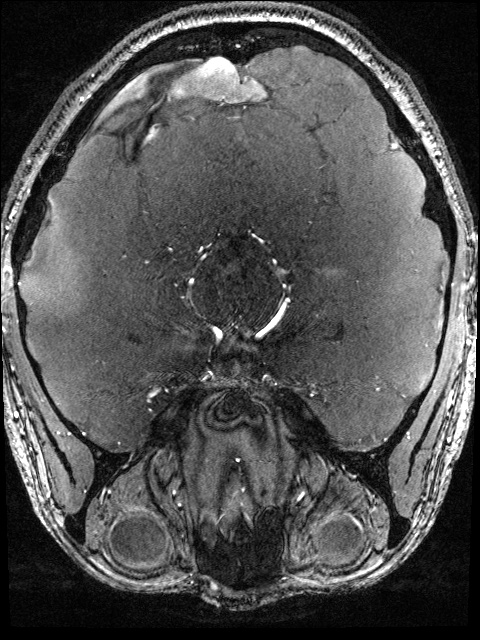
#> input picture a.jpg, 480 x 640 px
$ python joint_histogram.py
#> lines starting #> are read from the running program, lines starting #| are printed output that depends on the picture
# -*- coding: utf-8 -*-
"""
Created on Fri Jun 11 05:12:57 2021

@author: mahsa
"""

from PIL import Image

img = Image.open('a.jpg')
#> img is the input picture: PIL image 480x640 L; min 0, max 255, mean 78.7

img2 = Image.open('b.jpg')
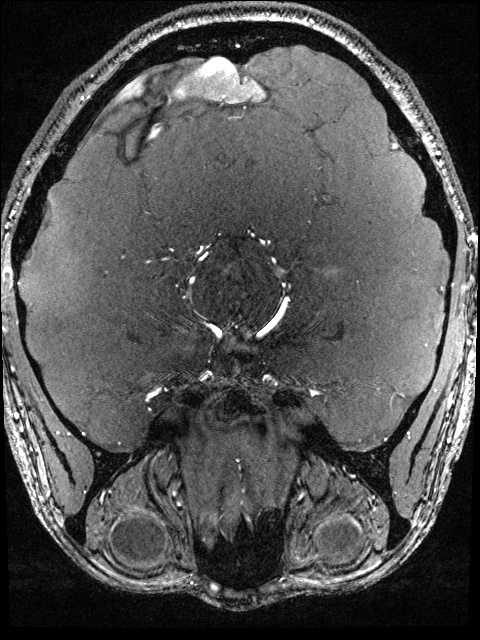
#> input picture b.jpg, 480 x 640 px
#> img2 is the input picture: PIL image 480x640 L; min 0, max 255, mean 78.7

# images of size n x p
n=480 #width
p=640 #height
Nimg = img.resize((n,p))   # image resizing 480*640

Nimg2 = img2.resize((n,p)) # image resizing
Nimg.save('aa.jpg')
Nimg2.save('bb.jpg')

import matplotlib.pyplot as plt
import matplotlib.image as mpimg
plt.figure()
plt.imshow(Nimg)
plt.show()  # display image

plt.figure()
plt.imshow(Nimg2)
plt.show()  # display image

import cv2
image = cv2.imread('aa.jpg')  # image reading first image
#> image: shape (640, 480, 3); min 0, max 255, mean 78.6
image2 = cv2.imread('bb.jpg') # image reading second image
#> image2: shape (640, 480, 3); min 0, max 255, mean 78.7

gray_image  = cv2.cvtColor(image,  cv2.COLOR_BGR2GRAY) # Converting to gray first image
gray_image2 = cv2.cvtColor(image2, cv2.COLOR_BGR2GRAY) # Converting to gray second image

histogram1 = cv2.calcHist([gray_image], [0],
                              None, [256], [0, 256])
#> histogram1 = 256 values, max 9227 at index 0, min 86 at index 239, mean 1200

histogram2 = cv2.calcHist([gray_image2], [0],
                              None, [256], [0, 256])
#> histogram2 = 256 values, max 9331 at index 0, min 71 at index 236, mean 1200

print("Part 1: Joint histogram - section a")
print(" calculates the joint histogram of two images of the same size")
from matplotlib import pyplot as plt

img = cv2.imread('aa.jpg',0)
plt.hist(img.ravel(),256,[0,256]); plt.show()
#> after `plt.hist(img.ravel(), 256, [0, 256])`:
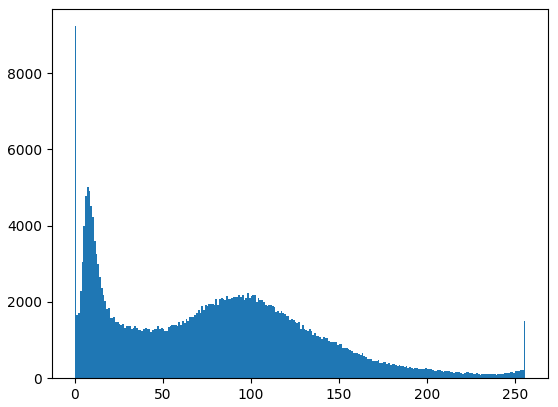
#> figure drawn by matplotlib, 1 panel; tallest bar 9227 high, from x = 0 to 1


img2 = cv2.imread('bb.jpg',0)
plt.hist(img2.ravel(),256,[0,256]); plt.show()

sigma_hist_1 = sum(histogram1)
#> sigma_hist_1 = [307200]
sigma_hist_2 = sum(histogram2)
#> sigma_hist_2 = [307200]

print("Part 1: Assertion Sigma Histogram = n*p - section b")
print("Prove that images in size 220*180 Sigma Histogram,j(i,j)=n*p")
# Prove that images in size 220*180 Sigma Hi,j(i,j)=n*p
print("Sigma of Fist Histogram= %d & n*p= %d" %(sigma_hist_1, n*p))
#| Sigma of Fist Histogram= 307200 & n*p= 307200
print("Sigma of Second Histogram= %d & n*p= %d" %(sigma_hist_2, n*p))
#| Sigma of Second Histogram= 307200 & n*p= 307200

import pandas as pd
import numpy as np
import seaborn as sns
import matplotlib.pyplot as plt
import numpy as np
import matplotlib
print("Part 1: Logarithmic Scale - section c")
print("Visualize joint hist by using the logarithmic scale")
data1=np.array(histogram1)
#> data1 has the same summary as histogram1
data2=np.array(histogram2)
#> data2 has the same summary as histogram2
data=np.concatenate((data1, data2), axis=1)
#> data = 256 pairs, first value 86 to 9227, second value 71 to 9331

# plt.hist2d(data1,data2,bins,norm=LogNorm())
import seaborn as sns
import numpy as np
import matplotlib.pyplot as plt
import matplotlib.cm as cm

# some random data
x = np.random.normal(size=100000)
y = x * 3.5 + np.random.normal(size=100000)

histogram1=np.squeeze(histogram1)
histogram2=np.squeeze(histogram2)

data1=np.squeeze(data1)
data2=np.squeeze(data2)


ax1 = sns.jointplot(x=data1, y=data2)
ax1.ax_joint.cla()
plt.sca(ax1.ax_joint)

plt.hist2d(data1, data2, bins=(40, 40), cmap=cm.jet);
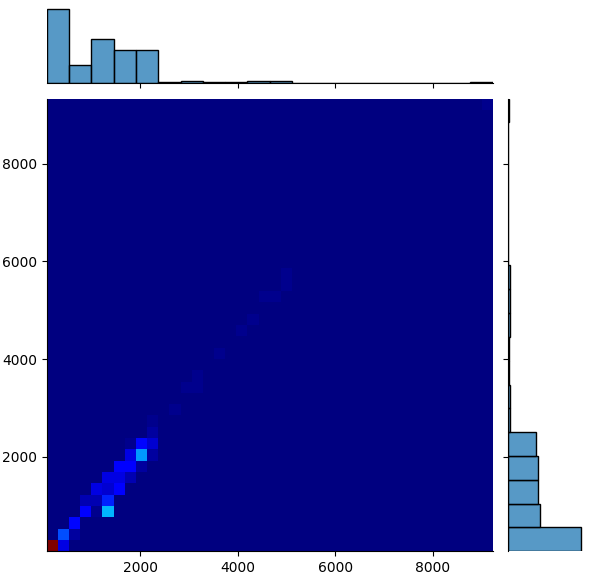
#> figure drawn by matplotlib, 3 panels
